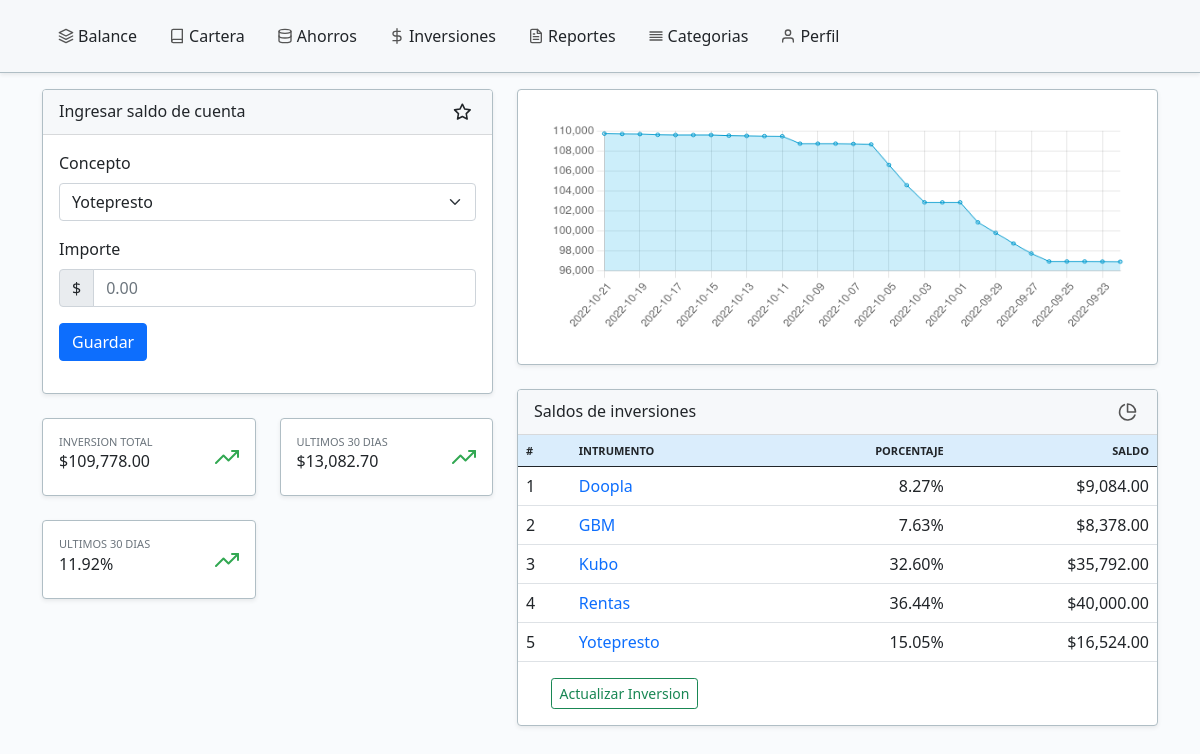
The app's page /invest.php with its own data.
### tables this page shows
CREATE TABLE `wallet_invest` (
  `id` int(11) unsigned NOT NULL AUTO_INCREMENT,
  `concept` varchar(30) DEFAULT NULL,
  `amount` float DEFAULT NULL,
  `date` timestamp NOT NULL DEFAULT CURRENT_TIMESTAMP,
  `include` tinyint(1) DEFAULT '1',
  PRIMARY KEY (`id`)
);

### classes/myWallet.php (called while the page is built, shortened)
<?php
class myWallet
{
	static function amountDiff($date)
	{
		$mysql  = new QueryBuilder();
		$query  = "select SUM(amount) amount from wallet_cron_balances where concept not in ('Bitso') and date = '$date'";
        $result = $mysql->get($query);
        return $result[0]->amount;
	}
	public function selectCategory($type)
	{
		$query = new QueryBuilder();
        $query->table('wallet_category');
        $query->where(['type' => $type]);
        return $query->get();
	}
	public function loadCurrentInvestments()
	{
		$mysql = new QueryBuilder();
		$query = "select * from wallet_invest where date in (select max(date) max_date
			from wallet_invest where concept not in ('Bitso') group by concept) order by concept";
		return $mysql->get($query);
	}
	public function dataChart()
	{
		$mysql  = new QueryBuilder();
		$query  = "select date, sum(amount) as amount from wallet_cron_balances
			where concept not in ('Bitso') group by date desc limit 30";
		return $mysql->get($query);
	}
}

### classes/QueryBuilder.php (called while the page is built, shortened)
<?php
class QueryBuilder
{
    public $table;
    public $query;
    protected $host 	= 'localhost';
    protected $username = 'fortechm';
    protected $password = 'IrSW8=m)W$9U';
    protected $database = 'fortechm_mywallet';
    public function table($tbl)
    {
        $this->table = $tbl;
    }
    public function where($where)
    {
        $query = "SELECT * FROM ". $this->table;
        $query .= ' WHERE ';
        foreach ($where as $key => $value) {
            $item_where[] = $key  ." = '". $value ."'";
        }
        $query .= implode (' AND ',$item_where);
        $this->query = $query;
        return $query;
    }
    public function get($sqlString = null)
    {
        $this->connection = new mysqli(
            $this->host, $this->username, $this->password, $this->database
        );
        if ($sqlString){
            $this->query = $sqlString;
        }
        $data = array();
        if ($result = $this->connection->query($this->query)) {
            while ($object = $result->fetch_object()) {
                $data[] =  $object;
            }
        }
        return $data;
    }
}

### invest.php (the view, shortened to what this page needs)
<?php
$wallet = new myWallet();
?>
<html>
	<head>
		<link href="https://cdn.jsdelivr.net/npm/bootstrap@5.1.0/dist/css/bootstrap.min.css"
				rel="stylesheet"
>
		<link href="css/custom.css" rel="stylesheet"/>
	</head>
	<body>
		<header class="p-3 mb-3 border-bottom border-custom bg-custom-menu shadow-sm">
			<div class="container">
				<?php include ('includes/main_menu.php'); ?>
			</div>
		</header>
		<div class="container">
			<div class="row mb-4">
				<div class="col-md-5">
					<div class="card rounded border border-custom shadow-sm mb-4">
						<div class="card-header">
							<h6 class="card-header-title">Ingresar saldo de cuenta</h6>
						</div>
						<div class="card-body">
							<form action="invest.php" method="post">
							  	<div class="mb-3">
							    	<label for="" class="form-label">Concepto</label>
							    	<select type="text" class="form-select" name="concept">
										<?php
										$data = $wallet->selectCategory('inversion');
										foreach ($data as $key => $value) {
											echo "<option>".$value->name."</option>";
										}
										?>
									</select>
							  	</div>
							  	<div class="mb-3">
							    	<label for="" class="form-label">Importe</label>
									<div class="input-group">
										<div class="input-group-text">$</div>
										<input type="text" class="form-control" name="amount" placeholder="0.00">
									</div>
							  	</div>
							  <button type="submit" class="btn btn-primary">Guardar</button>
							</form>
						</div>
					</div>
					<div class="row mb-4">
						<div class="col-md-6">
							<div class="card border-custom shadow-sm">
								<div class="card-body">
									<div class="align-items-center row">
										<div class="col">
											<h6 class="card-title text-muted text-uppercase fs-7">
												Inversion total
											</h6>
											<h5 class="card-subtitle mb-2 fs-6">
											<?php
											$currentBalance = 0;
											$data = $wallet->loadCurrentInvestments();
											foreach ($data as $value) {
												$currentBalance += $value->amount;
											}
											echo '$'. number_format($currentBalance, 2);
											?>
											</h5>
										</div>
										<div class="col-auto">
										</div>
									</div>
								</div>
							</div>
						</div>
						<div class="col-md-6">
							<div class="card border-custom shadow-sm">
								<div class="card-body">
									<div class="align-items-center row">
										<div class="col">
											<h6 class="card-title text-muted text-uppercase fs-7">Ultimos 30 dias</h6>
											<h5 class="card-subtitle mb-2 fs-6">
											<?php
											$datePast = strtotime('-30 day', strtotime(date('Y-m-d')));
											$datePast = date('Y-m-d', $datePast);
											$lastBalance = myWallet::amountDiff($datePast);
											$diff = $currentBalance - $lastBalance;
											echo '$'. number_format($diff, 2);
											?>
											</h5>
										</div>
										<div class="col-auto">
										</div>
									</div>
								</div>
							</div>
						</div>
					</div>
					<div class="row mb-4">
						<div class="col-md-6">
							<div class="card border-custom shadow-sm">
								<div class="card-body">
									<div class="align-items-center row">
										<div class="col">
											<h6 class="card-title text-muted text-uppercase fs-7">Ultimos 30 dias</h6>
											<h5 class="card-subtitle mb-2 fs-6">
											<?php
											$percentage = ($diff/$currentBalance) *100;
											echo number_format($percentage, 2) ."%";
											?>
											</h5>
										</div>
										<div class="col-auto">
										</div>
									</div>
								</div>
							</div>
						</div>
					</div>
				</div>
				<div class="col">
					<div class="card border-custom shadow-sm mb-4">
						<div class="card-body">
							<?php
							$chartData = $wallet->dataChart();
							foreach ($chartData as $key => $value) {
		 						$labels[] = $value->date;
		 						$values[] = $value->amount;
							}
							?>
							<canvas class="p-3" id="currentChart" width="250" height="100"></canvas>
						</div>
					</div>
					<div class="card rounded border border-custom shadow-sm mb-4">
						<div class="card-header">
							<h6 class="card-header-title">Saldos de inversiones</h6>
						</div>
						<div class="card-body p-0">
							<table class="table table-hover">
								<thead>
									<tr class="table-custom text-uppercase fs-7">
										<th scope="col">#</td>
										<th scope="col">Intrumento</td>
										<th scope="col" class="text-end">Porcentaje</td>
										<th scope="col" class="text-end">Saldo</td>
									</tr>
								</thead>
								<?php
								$count = 0;
								foreach ($data as $value) {
									$count++;
									$percentage = ($value->amount/$currentBalance) * 100;
									echo "<tr>";
									echo "	<td>".$count."</td>";
									echo "	<td><a href='details.php?q=".$value->concept."' class='table-link-item link-primary'>".$value->concept."</a></td>";
									echo "	<td class='text-end'>  ". number_format($percentage, 2)."%</td>";
									echo "	<td class='text-end'> $". number_format($value->amount, 2)."</td>";
									echo "</tr>";
								}
								?>
							</table>
							<div class="container px-4 text-center mb-3">
								<div class="row gx-5">
									<div class="col-md-4">
										<button type="button" class="btn btn-sm btn-outline-success">Actualizar Inversion</button>
									</div>
								</div>
							</div>
						</div>
					</div>
				</div>
			</div>
		</div>
	</body>
</html>
<script>
const currentChart = document.getElementById('currentChart').getContext('2d');
const myChart = new Chart(currentChart, {
    type: 'line',
    data: {
        labels: <?=json_encode( $labels );?>,
        datasets: [{
            label: 'Wallet Balance',
            data: <?=json_encode( $values );?>,
            borderColor: 'rgba(0, 153, 204, 1)',
            backgroundColor: 'rgba(0, 172, 230, 0.2)',
            borderWidth:1,
            pointRadius:2,
            hoverOffset:5,
            fill: true
       }]
    },
    options: {
		responsive: true,
    	plugins: {
	      	legend: {
	        	position:'none',
	        	align:'center',
	        	labels:{
	        		padding:25,
	        		boxWidth:18,
	        		boxHeight:17
	        	}
	      	}
      }
    }
});
</script>

### css/custom.css (style rules this page uses)
body { background:#F9FBFD; }
.border-custom { border-color:#b0bec5 !important }
.table-custom, .bg-custom { background: #daedfc; }
.bg-custom-menu { background: #f6f8fa; }
.table-link-item { text-decoration: none !important; }
.fs-7 { font-size:11px; }
.card-header { background-color:#f6f8fa; }
.card-header-title { width: 100%; margin-top:4px; margin-bottom:4px; }
.card-header-icon { margin:4px; }
.card-header { display:flex; }

### records on screen
wallet_invest: concept "Doopla", amount "8.27", amount "9,084.00"
wallet_invest: concept "GBM", amount "7.63", amount "8,378.00"
wallet_invest: concept "Kubo", amount "32.60", amount "35,792.00"
wallet_invest: concept "Rentas", amount "36.44", amount "40,000.00"
wallet_invest: concept "Yotepresto", amount "15.05", amount "16,524.00"

### other values on screen
$currentBalance "109,778.00"
$diff "13,082.70"
$percentage "11.92"
form field concept "Yotepresto"
